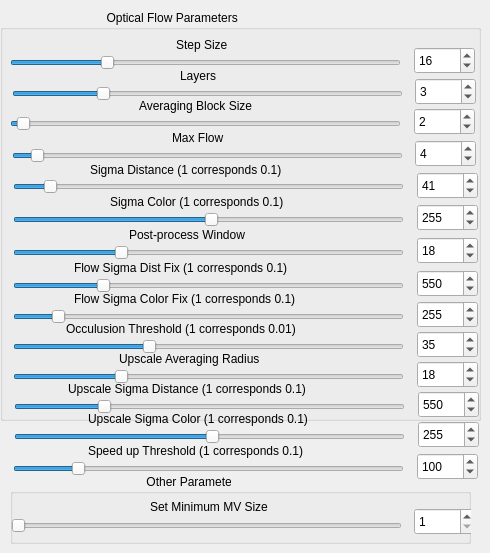
    <widget class="QWidget" name="page_2">
     <widget class="QGroupBox" name="SimpleFlow_groupBox_otherParameters_3">
      <property name="geometry">
       <rect>
        <x>10</x>
        <y>474</y>
        <width>461</width>
        <height>70</height>
       </rect>
      </property>
      <property name="title">
       <string>                                         Other Parameters</string>
      </property>
      <widget class="QSpinBox" name="SimpleFlow_spinBox_setMinMVSize_2">
       <property name="geometry">
        <rect>
         <x>404</x>
         <y>34</y>
         <width>61</width>
         <height>27</height>
        </rect>
       </property>
       <property name="minimum">
        <number>1</number>
       </property>
       <property name="maximum">
        <number>100</number>
       </property>
       <property name="value">
        <number>1</number>
       </property>
      </widget>
      <widget class="QLabel" name="SimpleFlow_label_minMVSize">
       <property name="geometry">
        <rect>
         <x>140</x>
         <y>24</y>
         <width>151</width>
         <height>17</height>
        </rect>
       </property>
       <property name="text">
        <string>Set Minimum MV Size</string>
       </property>
      </widget>
      <widget class="QSlider" name="SimpleFlow_setMinMVSize">
       <property name="geometry">
        <rect>
         <x>1</x>
         <y>37</y>
         <width>391</width>
         <height>29</height>
        </rect>
       </property>
       <property name="sizePolicy">
        <sizepolicy hsizetype="Fixed" vsizetype="Fixed">
         <horstretch>0</horstretch>
         <verstretch>0</verstretch>
        </sizepolicy>
       </property>
       <property name="minimum">
        <number>1</number>
       </property>
       <property name="maximum">
        <number>100</number>
       </property>
       <property name="singleStep">
        <number>1</number>
       </property>
       <property name="value">
        <number>1</number>
       </property>
       <property name="orientation">
        <enum>Qt::Horizontal</enum>
       </property>
      </widget>
     </widget>
     <widget class="QSpinBox" name="SimpleFlow_spinBox_stepSize">
      <property name="geometry">
       <rect>
        <x>414</x>
        <y>47</y>
        <width>61</width>
        <height>27</height>
       </rect>
      </property>
      <property name="minimum">
       <number>1</number>
      </property>
      <property name="maximum">
       <number>64</number>
      </property>
      <property name="value">
       <number>16</number>
      </property>
     </widget>
     <widget class="QLabel" name="SimpleFlow_label_stepSize">
      <property name="geometry">
       <rect>
        <x>176</x>
        <y>36</y>
        <width>71</width>
        <height>17</height>
       </rect>
      </property>
      <property name="text">
       <string>Step Size</string>
      </property>
     </widget>
     <widget class="QSlider" name="SimpleFlow_stepSize">
      <property name="geometry">
       <rect>
        <x>10</x>
        <y>48</y>
        <width>391</width>
        <height>29</height>
       </rect>
      </property>
      <property name="sizePolicy">
       <sizepolicy hsizetype="Fixed" vsizetype="Fixed">
        <horstretch>0</horstretch>
        <verstretch>0</verstretch>
       </sizepolicy>
      </property>
      <property name="minimum">
       <number>1</number>
      </property>
      <property name="maximum">
       <number>64</number>
      </property>
      <property name="singleStep">
       <number>1</number>
      </property>
      <property name="value">
       <number>16</number>
      </property>
      <property name="orientation">
       <enum>Qt::Horizontal</enum>
      </property>
     </widget>
     <widget class="QGroupBox" name="Farneback_groupBox_opticalFlow_2">
      <property name="geometry">
       <rect>
        <x>0</x>
        <y>10</y>
        <width>481</width>
        <height>411</height>
       </rect>
      </property>
      <property name="title">
       <string>                                Optical Flow Parameters                         </string>
      </property>
     </widget>
     <widget class="QSpinBox" name="SimpleFlow_spinBox_layers">
      <property name="geometry">
       <rect>
        <x>415</x>
        <y>78</y>
        <width>61</width>
        <height>27</height>
       </rect>
      </property>
      <property name="minimum">
       <number>1</number>
      </property>
      <property name="maximum">
       <number>10</number>
      </property>
      <property name="value">
       <number>3</number>
      </property>
     </widget>
     <widget class="QSlider" name="SimpleFlow_layers">
      <property name="geometry">
       <rect>
        <x>12</x>
        <y>79</y>
        <width>391</width>
        <height>29</height>
       </rect>
      </property>
      <property name="sizePolicy">
       <sizepolicy hsizetype="Fixed" vsizetype="Fixed">
        <horstretch>0</horstretch>
        <verstretch>0</verstretch>
       </sizepolicy>
      </property>
      <property name="minimum">
       <number>1</number>
      </property>
      <property name="maximum">
       <number>10</number>
      </property>
      <property name="singleStep">
       <number>1</number>
      </property>
      <property name="value">
       <number>3</number>
      </property>
      <property name="orientation">
       <enum>Qt::Horizontal</enum>
      </property>
     </widget>
     <widget class="QLabel" name="SimpleFlow_label_layers">
      <property name="geometry">
       <rect>
        <x>180</x>
        <y>67</y>
        <width>51</width>
        <height>17</height>
       </rect>
      </property>
      <property name="text">
       <string>Layers</string>
      </property>
     </widget>
     <widget class="QSpinBox" name="SimpleFlow_spinBox_maxFlow">
      <property name="geometry">
       <rect>
        <x>415</x>
        <y>140</y>
        <width>61</width>
        <height>27</height>
       </rect>
      </property>
      <property name="minimum">
       <number>1</number>
      </property>
      <property name="maximum">
       <number>64</number>
      </property>
      <property name="value">
       <number>4</number>
      </property>
     </widget>
     <widget class="QLabel" name="SimpleFlow_label_maxFlow">
      <property name="geometry">
       <rect>
        <x>172</x>
        <y>129</y>
        <width>71</width>
        <height>17</height>
       </rect>
      </property>
      <property name="text">
       <string>Max Flow</string>
      </property>
     </widget>
     <widget class="QSlider" name="SimpleFlow_maxFlow">
      <property name="geometry">
       <rect>
        <x>12</x>
        <y>141</y>
        <width>391</width>
        <height>29</height>
       </rect>
      </property>
      <property name="sizePolicy">
       <sizepolicy hsizetype="Fixed" vsizetype="Fixed">
        <horstretch>0</horstretch>
        <verstretch>0</verstretch>
       </sizepolicy>
      </property>
      <property name="minimum">
       <number>1</number>
      </property>
      <property name="maximum">
       <number>64</number>
      </property>
      <property name="singleStep">
       <number>1</number>
      </property>
      <property name="value">
       <number>4</number>
      </property>
      <property name="orientation">
       <enum>Qt::Horizontal</enum>
      </property>
     </widget>
     <widget class="QSlider" name="SimpleFlow_sigmaDist">
      <property name="geometry">
       <rect>
        <x>13</x>
        <y>172</y>
        <width>391</width>
        <height>29</height>
       </rect>
      </property>
      <property name="sizePolicy">
       <sizepolicy hsizetype="Fixed" vsizetype="Fixed">
        <horstretch>0</horstretch>
        <verstretch>0</verstretch>
       </sizepolicy>
      </property>
      <property name="minimum">
       <number>1</number>
      </property>
      <property name="maximum">
       <number>500</number>
      </property>
      <property name="singleStep">
       <number>1</number>
      </property>
      <property name="value">
       <number>41</number>
      </property>
      <property name="orientation">
       <enum>Qt::Horizontal</enum>
      </property>
     </widget>
     <widget class="QLabel" name="SimpleFlow_label_sigmaDist">
      <property name="geometry">
       <rect>
        <x>90</x>
        <y>161</y>
        <width>241</width>
        <height>17</height>
       </rect>
      </property>
      <property name="text">
       <string>Sigma Distance (1 corresponds 0.1)</string>
      </property>
     </widget>
     <widget class="QSpinBox" name="SimpleFlow_spinBox_sigmaDist">
      <property name="geometry">
       <rect>
        <x>417</x>
        <y>172</y>
        <width>61</width>
        <height>27</height>
       </rect>
      </property>
      <property name="minimum">
       <number>1</number>
      </property>
      <property name="maximum">
       <number>500</number>
      </property>
      <property name="value">
       <number>41</number>
      </property>
     </widget>
     <widget class="QSpinBox" name="SimpleFlow_spinBox_sigmaColor">
      <property name="geometry">
       <rect>
        <x>417</x>
        <y>204</y>
        <width>61</width>
        <height>27</height>
       </rect>
      </property>
      <property name="minimum">
       <number>1</number>
      </property>
      <property name="maximum">
       <number>500</number>
      </property>
      <property name="value">
       <number>255</number>
      </property>
     </widget>
     <widget class="QSlider" name="SimpleFlow_sigmaColor">
      <property name="geometry">
       <rect>
        <x>13</x>
        <y>205</y>
        <width>391</width>
        <height>29</height>
       </rect>
      </property>
      <property name="sizePolicy">
       <sizepolicy hsizetype="Fixed" vsizetype="Fixed">
        <horstretch>0</horstretch>
        <verstretch>0</verstretch>
       </sizepolicy>
      </property>
      <property name="minimum">
       <number>1</number>
      </property>
      <property name="maximum">
       <number>500</number>
      </property>
      <property name="singleStep">
       <number>1</number>
      </property>
      <property name="value">
       <number>255</number>
      </property>
      <property name="orientation">
       <enum>Qt::Horizontal</enum>
      </property>
     </widget>
     <widget class="QLabel" name="SimpleFlow_label_sigmaColor">
      <property name="geometry">
       <rect>
        <x>110</x>
        <y>193</y>
        <width>221</width>
        <height>17</height>
       </rect>
      </property>
      <property name="text">
       <string>Sigma Color (1 corresponds 0.1)</string>
      </property>
     </widget>
     <widget class="QSlider" name="SimpleFlow_postWin">
      <property name="geometry">
       <rect>
        <x>13</x>
        <y>238</y>
        <width>391</width>
        <height>29</height>
       </rect>
      </property>
      <property name="sizePolicy">
       <sizepolicy hsizetype="Fixed" vsizetype="Fixed">
        <horstretch>0</horstretch>
        <verstretch>0</verstretch>
       </sizepolicy>
      </property>
      <property name="minimum">
       <number>1</number>
      </property>
      <property name="maximum">
       <number>64</number>
      </property>
      <property name="singleStep">
       <number>1</number>
      </property>
      <property name="value">
       <number>18</number>
      </property>
      <property name="orientation">
       <enum>Qt::Horizontal</enum>
      </property>
     </widget>
     <widget class="QSpinBox" name="SimpleFlow_spinBox_postWin">
      <property name="geometry">
       <rect>
        <x>417</x>
        <y>237</y>
        <width>61</width>
        <height>27</height>
       </rect>
      </property>
      <property name="minimum">
       <number>1</number>
      </property>
      <property name="maximum">
       <number>64</number>
      </property>
      <property name="value">
       <number>18</number>
      </property>
     </widget>
     <widget class="QLabel" name="SimpleFlow_label_postWin">
      <property name="geometry">
       <rect>
        <x>129</x>
        <y>226</y>
        <width>151</width>
        <height>17</height>
       </rect>
      </property>
      <property name="text">
       <string>Post-process Window</string>
      </property>
     </widget>
     <widget class="QLabel" name="SimpleFlow_label_flowSigmaDistFix">
      <property name="geometry">
       <rect>
        <x>74</x>
        <y>259</y>
        <width>271</width>
        <height>17</height>
       </rect>
      </property>
      <property name="text">
       <string>Flow Sigma Dist Fix (1 corresponds 0.1)</string>
      </property>
     </widget>
     <widget class="QSlider" name="SimpleFlow_flowSigmaDistFix">
      <property name="geometry">
       <rect>
        <x>13</x>
        <y>271</y>
        <width>391</width>
        <height>29</height>
       </rect>
      </property>
      <property name="sizePolicy">
       <sizepolicy hsizetype="Fixed" vsizetype="Fixed">
        <horstretch>0</horstretch>
        <verstretch>0</verstretch>
       </sizepolicy>
      </property>
      <property name="minimum">
       <number>1</number>
      </property>
      <property name="maximum">
       <number>2500</number>
      </property>
      <property name="singleStep">
       <number>1</number>
      </property>
      <property name="value">
       <number>550</number>
      </property>
      <property name="orientation">
       <enum>Qt::Horizontal</enum>
      </property>
     </widget>
     <widget class="QSpinBox" name="SimpleFlow_spinBox_flowSigmaDistFix">
      <property name="geometry">
       <rect>
        <x>417</x>
        <y>270</y>
        <width>61</width>
        <height>27</height>
       </rect>
      </property>
      <property name="minimum">
       <number>1</number>
      </property>
      <property name="maximum">
       <number>2500</number>
      </property>
      <property name="value">
       <number>550</number>
      </property>
     </widget>
     <widget class="QSlider" name="SimpleFlow_flowSigmaColorFix">
      <property name="geometry">
       <rect>
        <x>13</x>
        <y>302</y>
        <width>391</width>
        <height>29</height>
       </rect>
      </property>
      <property name="sizePolicy">
       <sizepolicy hsizetype="Fixed" vsizetype="Fixed">
        <horstretch>0</horstretch>
        <verstretch>0</verstretch>
       </sizepolicy>
      </property>
      <property name="minimum">
       <number>1</number>
      </property>
      <property name="maximum">
       <number>2500</number>
      </property>
      <property name="singleStep">
       <number>1</number>
      </property>
      <property name="value">
       <number>255</number>
      </property>
      <property name="orientation">
       <enum>Qt::Horizontal</enum>
      </property>
     </widget>
     <widget class="QLabel" name="SimpleFlow_label_flowSigmaColorFix">
      <property name="geometry">
       <rect>
        <x>74</x>
        <y>290</y>
        <width>281</width>
        <height>17</height>
       </rect>
      </property>
      <property name="text">
       <string>Flow Sigma Color Fix (1 corresponds 0.1)</string>
      </property>
     </widget>
     <widget class="QSpinBox" name="SimpleFlow_spinBox_flowSigmaColorFix">
      <property name="geometry">
       <rect>
        <x>417</x>
        <y>301</y>
        <width>61</width>
        <height>27</height>
       </rect>
      </property>
      <property name="minimum">
       <number>1</number>
      </property>
      <property name="maximum">
       <number>2500</number>
      </property>
      <property name="value">
       <number>255</number>
      </property>
     </widget>
     <widget class="QLabel" name="SimpleFlow_label_occThr">
      <property name="geometry">
       <rect>
        <x>66</x>
        <y>320</y>
        <width>291</width>
        <height>17</height>
       </rect>
      </property>
      <property name="text">
       <string>Occulusion Threshold (1 corresponds 0.01)</string>
      </property>
     </widget>
     <widget class="QSlider" name="SimpleFlow_occThr">
      <property name="geometry">
       <rect>
        <x>13</x>
        <y>332</y>
        <width>391</width>
        <height>29</height>
       </rect>
      </property>
      <property name="sizePolicy">
       <sizepolicy hsizetype="Fixed" vsizetype="Fixed">
        <horstretch>0</horstretch>
        <verstretch>0</verstretch>
       </sizepolicy>
      </property>
      <property name="minimum">
       <number>1</number>
      </property>
      <property name="maximum">
       <number>100</number>
      </property>
      <property name="singleStep">
       <number>1</number>
      </property>
      <property name="value">
       <number>35</number>
      </property>
      <property name="orientation">
       <enum>Qt::Horizontal</enum>
      </property>
     </widget>
     <widget class="QSpinBox" name="SimpleFlow_spinBox_occThr">
      <property name="geometry">
       <rect>
        <x>417</x>
        <y>331</y>
        <width>61</width>
        <height>27</height>
       </rect>
      </property>
      <property name="minimum">
       <number>1</number>
      </property>
      <property name="maximum">
       <number>100</number>
      </property>
      <property name="value">
       <number>35</number>
      </property>
     </widget>
     <widget class="QSlider" name="SimpleFlow_upscaleAvgRadius">
      <property name="geometry">
       <rect>
        <x>13</x>
        <y>362</y>
        <width>391</width>
        <height>29</height>
       </rect>
      </property>
      <property name="sizePolicy">
       <sizepolicy hsizetype="Fixed" vsizetype="Fixed">
        <horstretch>0</horstretch>
        <verstretch>0</verstretch>
       </sizepolicy>
      </property>
      <property name="minimum">
       <number>1</number>
      </property>
      <property name="maximum">
       <number>64</number>
      </property>
      <property name="singleStep">
       <number>1</number>
      </property>
      <property name="value">
       <number>18</number>
      </property>
      <property name="orientation">
       <enum>Qt::Horizontal</enum>
      </property>
     </widget>
     <widget class="QLabel" name="SimpleFlow_label_upscaleAvgRadius">
      <property name="geometry">
       <rect>
        <x>119</x>
        <y>350</y>
        <width>181</width>
        <height>17</height>
       </rect>
      </property>
      <property name="text">
       <string>Upscale Averaging Radius</string>
      </property>
     </widget>
     <widget class="QSpinBox" name="SimpleFlow_spinBox_upscaleAvgRadius">
      <property name="geometry">
       <rect>
        <x>417</x>
        <y>361</y>
        <width>61</width>
        <height>27</height>
       </rect>
      </property>
      <property name="minimum">
       <number>1</number>
      </property>
      <property name="maximum">
       <number>64</number>
      </property>
      <property name="value">
       <number>18</number>
      </property>
     </widget>
     <widget class="QSlider" name="SimpleFlow_upscaleSigmaDist">
      <property name="geometry">
       <rect>
        <x>14</x>
        <y>392</y>
        <width>391</width>
        <height>29</height>
       </rect>
      </property>
      <property name="sizePolicy">
       <sizepolicy hsizetype="Fixed" vsizetype="Fixed">
        <horstretch>0</horstretch>
        <verstretch>0</verstretch>
       </sizepolicy>
      </property>
      <property name="minimum">
       <number>1</number>
      </property>
      <property name="maximum">
       <number>2500</number>
      </property>
      <property name="singleStep">
       <number>1</number>
      </property>
      <property name="value">
       <number>550</number>
      </property>
      <property name="orientation">
       <enum>Qt::Horizontal</enum>
      </property>
     </widget>
     <widget class="QSlider" name="SimpleFlow_upscaleSigmaColor">
      <property name="geometry">
       <rect>
        <x>14</x>
        <y>422</y>
        <width>391</width>
        <height>29</height>
       </rect>
      </property>
      <property name="sizePolicy">
       <sizepolicy hsizetype="Fixed" vsizetype="Fixed">
        <horstretch>0</horstretch>
        <verstretch>0</verstretch>
       </sizepolicy>
      </property>
      <property name="minimum">
       <number>1</number>
      </property>
      <property name="maximum">
       <number>500</number>
      </property>
      <property name="singleStep">
       <number>1</number>
      </property>
      <property name="value">
       <number>255</number>
      </property>
      <property name="orientation">
       <enum>Qt::Horizontal</enum>
      </property>
     </widget>
     <widget class="QSpinBox" name="SimpleFlow_spinBox_upscaleSigmaColor">
      <property name="geometry">
       <rect>
        <x>418</x>
        <y>421</y>
        <width>61</width>
        <height>27</height>
       </rect>
      </property>
      <property name="minimum">
       <number>1</number>
      </property>
      <property name="maximum">
       <number>500</number>
      </property>
      <property name="value">
       <number>255</number>
      </property>
     </widget>
     <widget class="QLabel" name="SimpleFlow_label_upscaleSigmaDist">
      <property name="geometry">
       <rect>
        <x>68</x>
        <y>380</y>
        <width>301</width>
        <height>17</height>
       </rect>
      </property>
      <property name="text">
       <string>Upscale Sigma Distance (1 corresponds 0.1)</string>
      </property>
     </widget>
     <widget class="QSpinBox" name="SimpleFlow_spinBox_upscaleSigmaDist">
      <property name="geometry">
       <rect>
        <x>418</x>
        <y>391</y>
        <width>61</width>
        <height>27</height>
       </rect>
      </property>
      <property name="minimum">
       <number>1</number>
      </property>
      <property name="maximum">
       <number>2500</number>
      </property>
      <property name="value">
       <number>550</number>
      </property>
     </widget>
     <widget class="QLabel" name="SimpleFlow_label_upscaleSigmaColor">
      <property name="geometry">
       <rect>
        <x>88</x>
        <y>410</y>
        <width>281</width>
        <height>17</height>
       </rect>
      </property>
      <property name="text">
       <string>Upscale Sigma Color (1 corresponds 0.1)</string>
      </property>
     </widget>
     <widget class="QSlider" name="SimpleFlow_speedupThreshold">
      <property name="geometry">
       <rect>
        <x>13</x>
        <y>454</y>
        <width>391</width>
        <height>29</height>
       </rect>
      </property>
      <property name="sizePolicy">
       <sizepolicy hsizetype="Fixed" vsizetype="Fixed">
        <horstretch>0</horstretch>
        <verstretch>0</verstretch>
       </sizepolicy>
      </property>
      <property name="minimum">
       <number>1</number>
      </property>
      <property name="maximum">
       <number>640</number>
      </property>
      <property name="singleStep">
       <number>1</number>
      </property>
      <property name="value">
       <number>100</number>
      </property>
      <property name="orientation">
       <enum>Qt::Horizontal</enum>
      </property>
     </widget>
     <widget class="QSpinBox" name="SimpleFlow_spinBox_speedupThreshold">
      <property name="geometry">
       <rect>
        <x>417</x>
        <y>453</y>
        <width>61</width>
        <height>27</height>
       </rect>
      </property>
      <property name="minimum">
       <number>1</number>
      </property>
      <property name="maximum">
       <number>640</number>
      </property>
      <property name="value">
       <number>100</number>
      </property>
     </widget>
     <widget class="QLabel" name="SimpleFlow_label_speedupThreshold">
      <property name="geometry">
       <rect>
        <x>88</x>
        <y>442</y>
        <width>271</width>
        <height>17</height>
       </rect>
      </property>
      <property name="text">
       <string>Speed up Threshold (1 corresponds 0.1)</string>
      </property>
     </widget>
     <widget class="QSlider" name="SimpleFlow_averaginBlockSize">
      <property name="geometry">
       <rect>
        <x>10</x>
        <y>109</y>
        <width>391</width>
        <height>29</height>
       </rect>
      </property>
      <property name="sizePolicy">
       <sizepolicy hsizetype="Fixed" vsizetype="Fixed">
        <horstretch>0</horstretch>
        <verstretch>0</verstretch>
       </sizepolicy>
      </property>
      <property name="minimum">
       <number>1</number>
      </property>
      <property name="maximum">
       <number>64</number>
      </property>
      <property name="singleStep">
       <number>1</number>
      </property>
      <property name="value">
       <number>2</number>
      </property>
      <property name="orientation">
       <enum>Qt::Horizontal</enum>
      </property>
     </widget>
     <widget class="QLabel" name="SimpleFlow_label_averaginBlockSize">
      <property name="geometry">
       <rect>
        <x>139</x>
        <y>97</y>
        <width>141</width>
        <height>17</height>
       </rect>
      </property>
      <property name="text">
       <string>Averaging Block Size</string>
      </property>
     </widget>
     <widget class="QSpinBox" name="SimpleFlow_spinBox_averaginBlockSize">
      <property name="geometry">
       <rect>
        <x>414</x>
        <y>108</y>
        <width>61</width>
        <height>27</height>
       </rect>
      </property>
      <property name="minimum">
       <number>1</number>
      </property>
      <property name="maximum">
       <number>64</number>
      </property>
      <property name="value">
       <number>2</number>
      </property>
     </widget>
     <zorder>Farneback_groupBox_opticalFlow_2</zorder>
     <zorder>SimpleFlow_groupBox_otherParameters_3</zorder>
     <zorder>SimpleFlow_spinBox_stepSize</zorder>
     <zorder>SimpleFlow_label_stepSize</zorder>
     <zorder>SimpleFlow_stepSize</zorder>
     <zorder>SimpleFlow_spinBox_layers</zorder>
     <zorder>SimpleFlow_layers</zorder>
     <zorder>SimpleFlow_label_layers</zorder>
     <zorder>SimpleFlow_spinBox_maxFlow</zorder>
     <zorder>SimpleFlow_label_maxFlow</zorder>
     <zorder>SimpleFlow_maxFlow</zorder>
     <zorder>SimpleFlow_sigmaDist</zorder>
     <zorder>SimpleFlow_label_sigmaDist</zorder>
     <zorder>SimpleFlow_spinBox_sigmaDist</zorder>
     <zorder>SimpleFlow_spinBox_sigmaColor</zorder>
     <zorder>SimpleFlow_sigmaColor</zorder>
     <zorder>SimpleFlow_label_sigmaColor</zorder>
     <zorder>SimpleFlow_postWin</zorder>
     <zorder>SimpleFlow_spinBox_postWin</zorder>
     <zorder>SimpleFlow_label_postWin</zorder>
     <zorder>SimpleFlow_label_flowSigmaDistFix</zorder>
     <zorder>SimpleFlow_flowSigmaDistFix</zorder>
     <zorder>SimpleFlow_spinBox_flowSigmaDistFix</zorder>
     <zorder>SimpleFlow_flowSigmaColorFix</zorder>
     <zorder>SimpleFlow_label_flowSigmaColorFix</zorder>
     <zorder>SimpleFlow_spinBox_flowSigmaColorFix</zorder>
     <zorder>SimpleFlow_label_occThr</zorder>
     <zorder>SimpleFlow_occThr</zorder>
     <zorder>SimpleFlow_spinBox_occThr</zorder>
     <zorder>SimpleFlow_upscaleAvgRadius</zorder>
     <zorder>SimpleFlow_label_upscaleAvgRadius</zorder>
     <zorder>SimpleFlow_spinBox_upscaleAvgRadius</zorder>
     <zorder>SimpleFlow_upscaleSigmaDist</zorder>
     <zorder>SimpleFlow_upscaleSigmaColor</zorder>
     <zorder>SimpleFlow_spinBox_upscaleSigmaColor</zorder>
     <zorder>SimpleFlow_label_upscaleSigmaDist</zorder>
     <zorder>SimpleFlow_spinBox_upscaleSigmaDist</zorder>
     <zorder>SimpleFlow_label_upscaleSigmaColor</zorder>
     <zorder>SimpleFlow_speedupThreshold</zorder>
     <zorder>SimpleFlow_spinBox_speedupThreshold</zorder>
     <zorder>SimpleFlow_label_speedupThreshold</zorder>
     <zorder>SimpleFlow_averaginBlockSize</zorder>
     <zorder>SimpleFlow_label_averaginBlockSize</zorder>
     <zorder>SimpleFlow_spinBox_averaginBlockSize</zorder>
    </widget>
